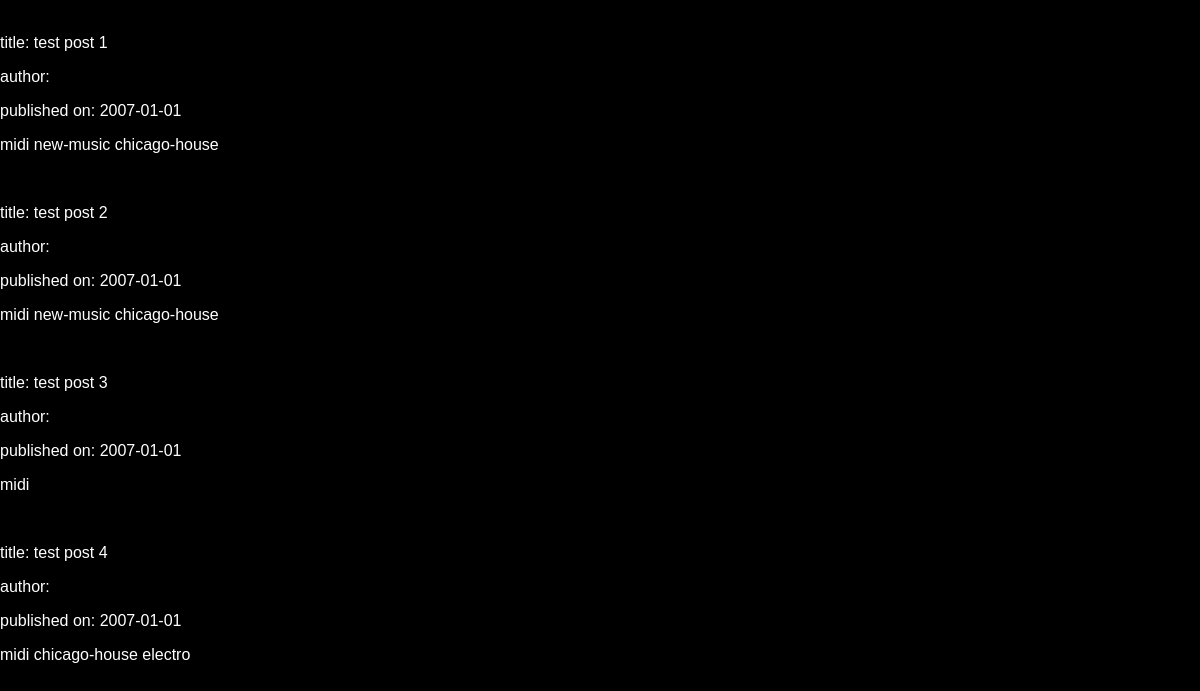
Page /blog on the committed database.
### tables this page shows
CREATE TABLE post (
  id integer primary key autoincrement,
  author_id integer not null,
  pub_date date not null,
  title text not null,
  content text not null,
  published bool default false not null,
  foreign key(author_id) references author(author_id)
);

### app.py (the view)
@app.route('/blog')
def news():
    posts = get_posts_with_tags()
    return render_template('blog/news.html', posts=posts)

### app.py (called while the page is built)
def get_posts_with_tags():
    with sqlite3.connect('db/mt.db', detect_types=sqlite3.PARSE_DECLTYPES) as con:
        con.row_factory = sqlite3.Row
        cur = con.cursor()
        cur.execute(ALL_POSTS_WITH_TAGS)
        posts = [ dict(row) for row in cur.fetchall() ]
        for post in posts:
            if post['post_tags'] is None:
                post['post_tags'] = []
            else:
                post['post_tags'] = [ tag for tag in post['post_tags'].split(',') if tag ]
        return posts

### templates/blog/news.html (shortened to what this page needs)
{% extends "blog/layout.html" %}
{% block content %}
  <section class="page page-blog">
    {% for post in posts %}
      <p>title: {{ post.title }}</p>
      <p>author: {{ post.author }}</p>
      <p>published on: {{ post.pub_date }}</p>
      <p>{% for tag in post['post_tags'] %}{{ tag }} {% endfor %}</p>
    {% endfor %}
  </section>
{% endblock %}

### templates/blog/layout.html (shortened to what this page needs)
{% extends "base.html" %}
{% block head %}
    <link rel="stylesheet" href="{{ url_for('static', filename='css/blog.css') }}"></link>
{% endblock %}

### templates/base.html (shortened to what this page needs)
<!doctype html>
<html>
  <head>
    <head>
      {% block head %}{% endblock %}
    </head>
  </head>
  <body>
    {% block content %}{% endblock %}
  </body>
</html>

### static/css/blog.css (style rules this page uses)
html, body { width: 100%; }
html, body, * { box-sizing: border-box; }
body { background: black; margin: 0; padding: 0; margin: 0 auto; }
body * { font-family: sans-serif; font-weight: 100; }
a, body { color: white; }

### rows in the picture
post: title "test post 1", pub_date "2007-01-01", tag "midi" "new-music" "chicago-house"
post: title "test post 2", pub_date "2007-01-01", tag "midi" "new-music" "chicago-house"
post: title "test post 3", pub_date "2007-01-01", tag "midi"
post: title "test post 4", pub_date "2007-01-01", tag "midi" "chicago-house" "electro"
